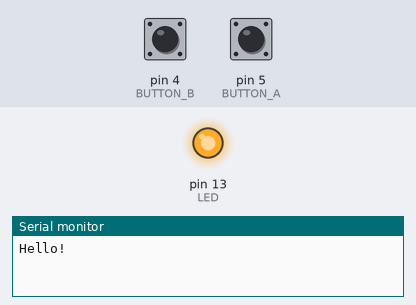
Recording of a sketch running on a simulated Arduino Uno, built with avr-gcc and run on an emulated ATmega328P. Parts: output pins drawn as LEDs (lit = HIGH), the last lines printed to the serial monitor. The test bench sets the inputs (shaded band); at power-on: pin 5 (BUTTON_A) HIGH, pin 4 (BUTTON_B) HIGH.

Above: at 1.2 s.
1.3 s: pin 5 (BUTTON_A) pulled LOW for 0.15 s
At 1.9 s:
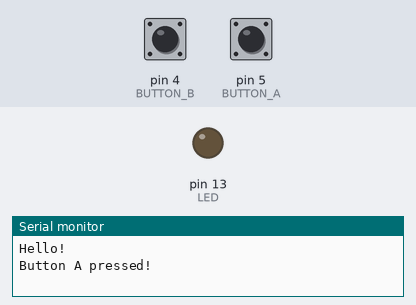
2.9 s: pin 4 (BUTTON_B) pulled LOW for 0.15 s
At 3.2 s:
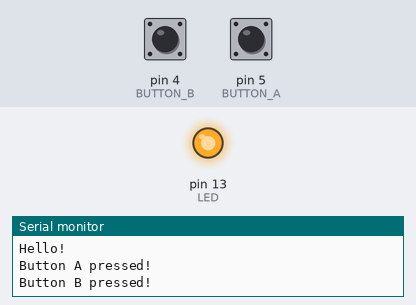
4.5 s: pin 5 (BUTTON_A) pulled LOW for 1 s
At 5.6 s:
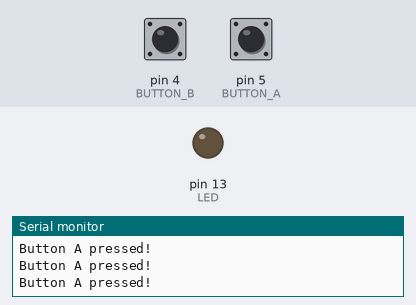
7.0 s: pin 4 (BUTTON_B) pulled LOW for 1 s
At 7.5 s:
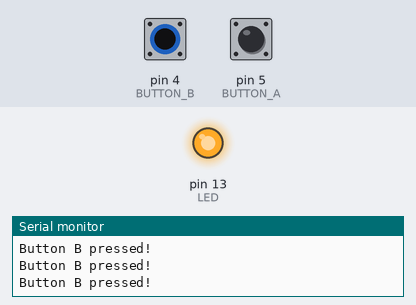
Timing chart, 0 to 10.0 s (numbered marks = the images above; inputs shaded):
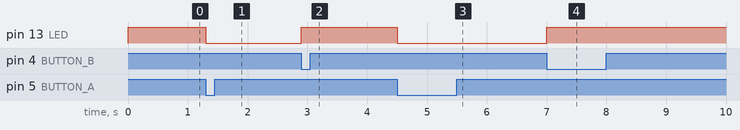

The sketch:

esp8266_twoButtons_oneLED.ino
```cpp
const int BUTTON_A = 5;
const int BUTTON_B = 4;
const int LED = LED_BUILTIN;
int BUTTON_A_state = 0;
int BUTTON_B_state = 0;

void setup()
{
  //while (!Serial) {
 //   delay(10);
  //}
  Serial.begin(115200);
  Serial.println("Hello!");

  pinMode(BUTTON_A, INPUT_PULLUP);
  pinMode(BUTTON_B, INPUT_PULLUP);

  pinMode(LED, OUTPUT);
  digitalWrite(LED, HIGH);
}

void loop()
{
  BUTTON_A_state = digitalRead(BUTTON_A);
  if (BUTTON_A_state == LOW)
  {
    digitalWrite(LED, LOW);
    Serial.println("Button A pressed!");
    delay(200);
  }

  BUTTON_B_state = digitalRead(BUTTON_B);
  if (BUTTON_B_state == LOW)
  {
    digitalWrite(LED, HIGH);
    Serial.println("Button B pressed!");
    delay(200);
  }
  /*
      Further things to add:
      Check if button_a AND button_b are pressed at same time
      Flash the LED 5 times if TRUE
      Add servo
      Move servo to 0 if button_a is pressed
      Move servo to 180 if button_b is pressed
      Move servo tp 90 if a+b are pressed
      Add print stements everywhere
      Add Neopixel and colorize depending on buttons pressed
  */
}
```

Measured:
- after the input at 1.3 s, pin 13 (LED): HIGH → LOW at once
- after the input at 2.9 s, pin 13 (LED): LOW → HIGH at once
- after the input at 4.5 s, pin 13 (LED): HIGH → LOW at once
- after the input at 7.0 s, pin 13 (LED): LOW → HIGH at once
